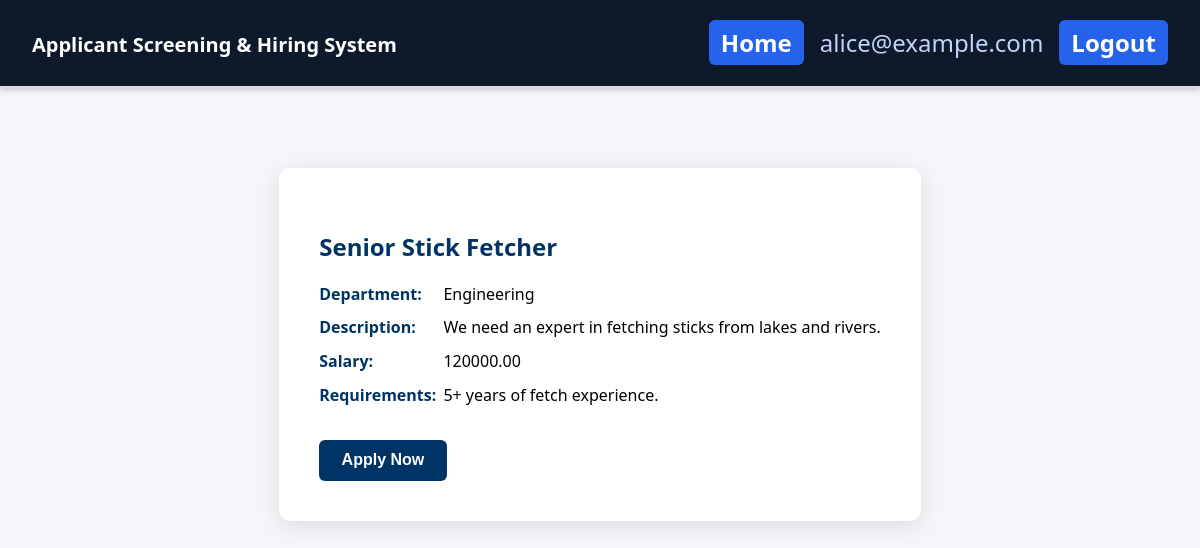
Page /jobs/1/ (signed in) on the committed database.
### core/models.py (models this page shows, shortened)
class User(AbstractBaseUser, PermissionsMixin):
    ROLE_CHOICES = (
        ('ADMIN', 'Admin'),
        ('RECRUITER', 'Recruiter'),
        ('JOBSEEKER', 'Job Seeker'),
    )
    email = models.EmailField(unique=True)
    role = models.CharField(max_length=20, choices=ROLE_CHOICES)
    is_active = models.BooleanField(default=True)
    is_staff = models.BooleanField(default=False)
    objects = UserManager()
    USERNAME_FIELD = 'email'
    REQUIRED_FIELDS = ['role']

class JobListings(models.Model):
    job_id      = models.AutoField(primary_key=True)
    recruiter   = models.ForeignKey(Recruiter, on_delete=models.CASCADE, related_name="jobs")
    department  = models.ForeignKey(Department, on_delete=models.CASCADE, related_name="jobs")
    title       = models.CharField(max_length=100)
    description = models.TextField(blank=True, null=True)
    salary      = models.DecimalField(max_digits=10, decimal_places=2, null=True, blank=True)
    requirements= models.TextField(blank=True, null=True)
    posted_date = models.DateField()
    is_active   = models.BooleanField(default=True)  # Add this field for job status management

class Department(models.Model):
    department_id = models.AutoField(primary_key=True)
    name          = models.CharField(max_length=100)

### core/views.py (the view)
# urls.py: path("jobs/<int:pk>/",           views.job_detail,   name="job_detail"),
@login_required("JOBSEEKER")
def job_detail(request, pk):
    job = get_object_or_404(JobListings, pk=pk)
    applied = Application.objects.filter(
        job=job, applicant__user_id=request.session["user_id"]
    ).exists()
    return render(request, "core/jobs/detail.html", {"job": job, "applied": applied})

### core/views.py (called while the page is built)
def login_required(role=None):
    def decorator(view_func):
        @wraps(view_func)
        def wrapper(request, *args, **kwargs):
            if "user_id" not in request.session:
                return redirect("login")
            if role and request.session.get("role") != role:
                return redirect("dashboard")
            return view_func(request, *args, **kwargs)
        return wrapper
    return decorator

### templates/core/jobs/detail.html (shortened to what this page needs)
{% extends 'core/base.html' %}
{% block content %}
<div class="job-detail-container">
    <h2>{{ job.title }}</h2>
    <p><strong>Department:</strong> {{ job.department.name }}</p>
    <p><strong>Description:</strong> {{ job.description }}</p>
    <p><strong>Salary:</strong> {{ job.salary }}</p>
    <p><strong>Requirements:</strong> {{ job.requirements }}</p>
    {% if applied %}
        <div class="status-message already-applied">You have already applied for this job.</div>
    {% else %}
        <form method="get" action="{% url 'job_apply' job.job_id %}">
            <button type="submit" class="btn-apply">Apply Now</button>
        </form>
    {% endif %}
</div>
{% endblock %}

### templates/core/base.html (shortened to what this page needs)
<!DOCTYPE html>
{% load static %}
<html lang="en">
<head>
    <link rel="stylesheet" href="{% static 'css/style.css' %}">
</head>
<body>
    {% if user.is_authenticated %}
    <header class="topbar">
        <div class="topbar-left">
            <span class="logo">Applicant Screening & Hiring System</span>
        </div>
        <div class="topbar-right">
            {% if request.session.role == "ADMIN" %}
                <a href="{% url 'admin_dashboard' %}" class="btn-nav">Home</a>
            {% elif request.session.role == "RECRUITER" %}
                <a href="{% url 'recruiter_dashboard' %}" class="btn-nav">Home</a>
            {% elif request.session.role == "JOBSEEKER" %}
                <a href="{% url 'applicant_dashboard' %}" class="btn-nav">Home</a>
            {% endif %}
            <span class="welcome-msg">{{ user.email }}</span>
            <a href="{% url 'logout' %}" class="btn-nav">Logout</a>
        </div>
    </header>
    {% endif %}
    <main>
        {% block content %}
        {% endblock %}
    </main>
</body>
</html>

### static/css/style.css (style rules this page uses)
body { margin: 0; font-family: 'Segoe UI', Tahoma, Geneva, Verdana, sans-serif; background-color: #f4f6f9; }
header { background-color: #003366; color: white; padding: 1.2rem; text-align: center; font-size: 1.5rem; font-weight: bold; border-bottom: 2px solid #ddd; }
main { display: flex; justify-content: center; align-items: center; padding: 2rem; }
.job-detail-container { max-width: 750px; margin: 3rem auto; padding: 2.5rem; background-color: white; border-radius: 12px; box-shadow: 0 5px 25px rgba(0, 0, 0, 0.1); font-size: 1rem; line-height: 1.6; }
.job-detail-container h2 { color: #003366; margin-bottom: 1rem; }
.job-detail-container strong { display: inline-block; width: 120px; color: #003366; }
.job-detail-container p { margin: 0.5rem 0; }
.btn-apply { margin-top: 1.5rem; padding: 0.7rem 1.4rem; background-color: #003366; color: white; border: none; font-weight: 600; border-radius: 6px; cursor: pointer; font-size: 1rem; transition: background-color 0.2s ease; }
.topbar { display: flex; justify-content: space-between; align-items: center; background-color: #0e1a2b; color: white; padding: 0.8rem 2rem; height: 60px; position: sticky; top: 0; z-index: 1000; box-shadow: 0 2px 6px rgba(0,0,0,0.2); }
.topbar-left .logo { font-size: 1.25rem; font-weight: 600; color: #ffffff; }
.topbar-right { display: flex; align-items: center; gap: 1rem; }
.topbar-right .welcome-msg { color: #c2d4f9; font-weight: 500; }
.btn-nav { background-color: #2563eb; color: white; padding: 6px 12px; border-radius: 6px; text-decoration: none; transition: background-color 0.2s ease; }

### rows in the picture
User: email "alice@example.com"
JobListings: title "Senior Stick Fetcher", department.name "Engineering", description "We need an expert in fetching sticks from lakes and rivers.", salary "120000.00", requirements "5+ years of fetch experience."
